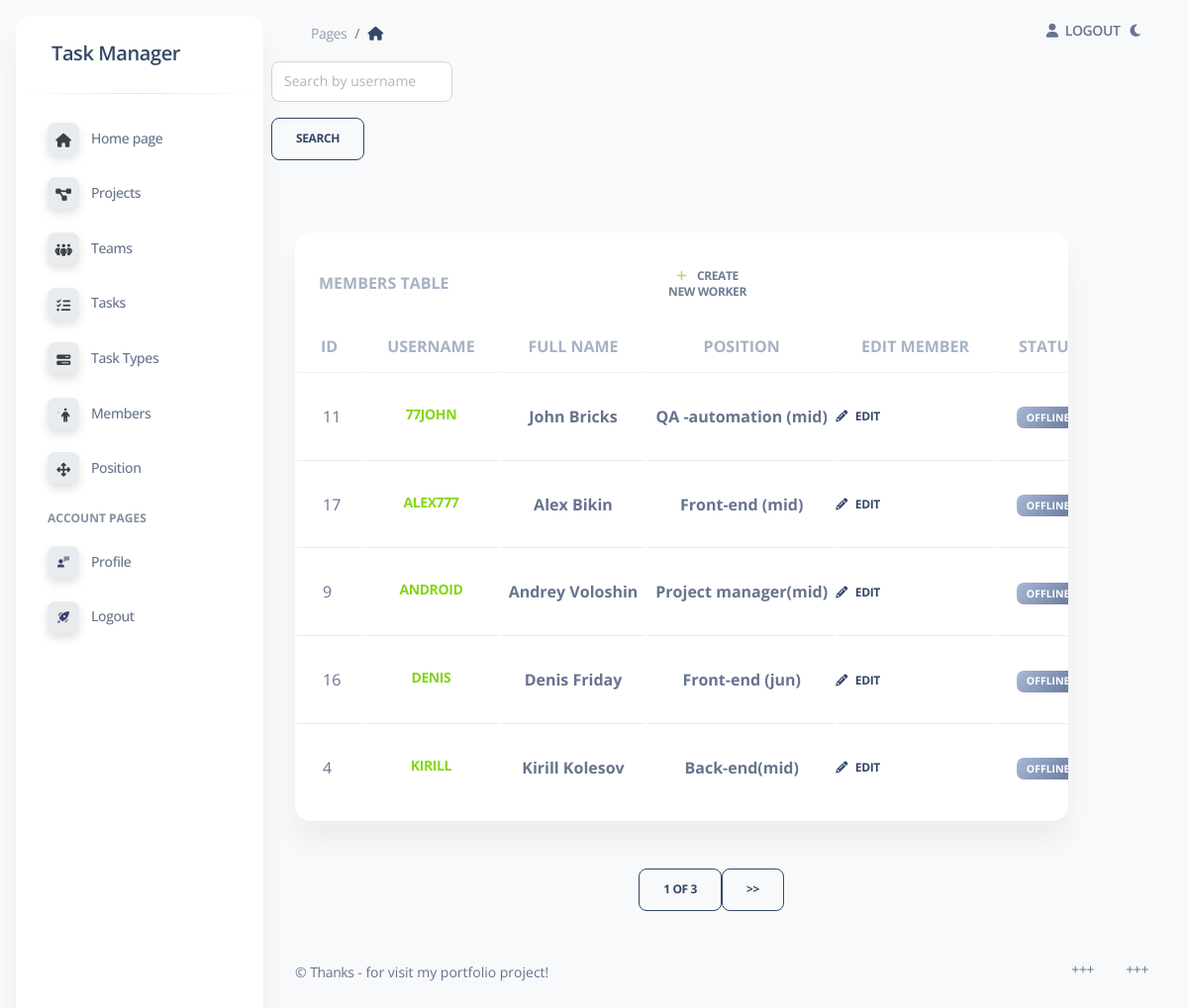
/task_manager/workers/ (signed in), run on the app's committed database.
### task_manager/models.py (models this page shows, shortened)
class Worker(AbstractUser):
    position = models.ForeignKey(
        Position,
        on_delete=models.CASCADE,
        related_name="workers",
        null=True,
    )
    class Meta:
        ordering = ["username"]
        verbose_name = "Worker"
        verbose_name_plural = "Workers"
    def get_absolute_url(self):
        return reverse("task_manager:worker-detail", args=[str(self.id)])

class Position(models.Model):
    name = models.CharField(max_length=70)
    class Meta:
        ordering = ["name"]
        constraints = [
            UniqueConstraint(
                name="unique_position_name", fields=["name"]
            )
        ]

### task_manager/views.py (the view)
class WorkerListView(LoginRequiredMixin, generic.ListView):
    model = Worker
    context_object_name = "worker_list"
    queryset = Worker.objects.all().select_related("position")
    paginate_by = 5
    def get_context_data(self, *, object_list=None, **kwargs) -> None:
        context = super(WorkerListView, self).get_context_data(**kwargs)
        username = self.request.GET.get("username", "")
        context["worker_search_form"] = WorkerSearchForm(
            initial={"username": username}
        )
        return context
    def get_queryset(self) -> queryset:
        form = WorkerSearchForm(self.request.GET)
        if form.is_valid():
            return self.queryset.filter(
                username__icontains=form.cleaned_data["username"]
            )
        return self.queryset

### task_manager/forms.py
class WorkerSearchForm(forms.Form):
    username = forms.CharField(
        max_length=70,
        required=False,
        label="",
        widget=forms.TextInput(
            attrs={
                "placeholder": "Search by username"
            }
        )
    )

### task_manager/context_processors.py (called while the page is built)
def cfg_assets_root(request):
    return {"ASSETS_ROOT": settings.ASSETS_ROOT}

### task_manager/templatetags/query_transform.py (called while the page is built)
@register.simple_tag
def query_transform(request, **kwargs):
    updated = request.GET.copy()
    for key, value in kwargs.items():
        if value is not None:
            updated[key] = value
        else:
            updated.pop(key, 0)
    return updated. urlencode()

### templates/task_manager/worker_list.html (shortened to what this page needs)
{% extends "base.html" %}
{% load crispy_forms_tags %}
{% load crispy_forms_filters %}
{% block content %}
  <div class="input-group">
    <form class="form-row" action="" method="GET">
      {{ worker_search_form | crispy }}
      <input class="btn btn-outline-dark" type="submit" value="Search">
    </form>
  </div>
  <hr>
    <div class="container-fluid py-4">
      <div class="row col-12">
        <div class="col-11">
          <div class="card mb-4">
            <div class="card-header pb-0">
              <h6 class="text-uppercase text-secondary text-xl font-weight-bolder opacity-7">
                Members table<a class="col-xl-2 btn btn-link text-dark px-3 mb-0" style="margin-left: 200px;" href="{% url 'task_manager:worker-create' %}">
              <i class="fas fa-plus text-success me-2" aria-hidden="true"></i>
                <strong>Create new Worker</strong></a></h6>
            </div>
            <div class="card-body px-0 pt-0 pb-2">
              <div class="table-responsive p-0">
                <table class="table align-items-center mb-0">
                  {% if worker_list %}
                  <thead>
                    <tr>
                      <th class="text-uppercase text-secondary text-xl font-weight-bolder opacity-7">id</th>
                      <th class="text-uppercase text-secondary text-xl font-weight-bolder opacity-7" style="text-align: center">Username</th>
                      <th class="text-uppercase text-secondary text-xl font-weight-bolder opacity-7" style="text-align: center">Full Name</th>
                      <th class="text-uppercase text-secondary text-xl font-weight-bolder opacity-7" style="text-align: center">Position</th>
                      <th class="text-uppercase text-secondary text-xl font-weight-bolder opacity-7" style="text-align: left">Edit Member</th>
                      <th class="text-center text-uppercase text-secondary text-xl font-weight-bolder opacity-7">Status</th>
                    </tr>
                  </thead>
                  <tbody>
                  {% for worker in worker_list %}
                    <tr>
                      <td>
                        <div class="d-flex px-2 py-1">
                          <div class="d-flex flex-column justify-content-center" style="margin-left: 10px">
                            {{ worker.id }}
                          </div>
                        </div>
                      </td>
                      <td>
                         <a class="btn btn-link text-bg-success text-gradient container-fluid" style="margin-top: 10px" href="{{ worker.get_absolute_url }}">
                           <span style="font-size: 14px">{{ worker.username }}{% if user == worker %}</span> (Me) {% endif %}</a>
                      </td>
                      <td style="text-align: center;">
                         <span class="font-weight-bolder">{{ worker.first_name }} {{ worker.last_name }}</span>
                      </td>
                      <td style="text-align: center;">
                         <span class="font-weight-bolder">{{ worker.position.name }}</span>
                      </td>
                      <td class="align-middle">
                        <div class="col-lg-5 col-4 my-auto text-end">
                          <div class="dropdown float-lg-end pe-2 ">
                            <a class="btn btn-link text-dark px-3 mb-0 edit" id="dropdownTable" data-bs-toggle="dropdown" aria-expanded="false">
                              <i class="fas fa-pencil-alt text-dark me-2" style="margin: 0" aria-hidden="true"></i>Edit
                            </a>
                          </div>
                        </div>
                      </td>
                      {% if user == worker %}
                      <td class="align-middle text-center text-sm">
                        <span class="badge badge-sm bg-gradient-success">Online</span>
                      </td>
                        {% else %}
                      <td class="align-middle text-center text-sm">
                        <span class="badge badge-sm bg-gradient-secondary">Offline</span>
                      </td>
                      {% endif %}
                    </tr>
                  {% endfor %}
                  </tbody>
                  {% else %}
                    <p style="text-align: center; color: mediumspringgreen">There are no worker in the service.</p>
                  {% endif %}
                </table>
              </div>
            </div>
          </div>
        </div>
      </div>
    </div>
{% endblock content %}

### static/assets/css/dark-theme-core.css (style rules this page uses)
body { transition: background-color 200ms ease-in; }

### data on the page
Worker: id "11", username "77JOHN", first_name "John", last_name "Bricks", position.name "QA -automation (mid)", shows "OFFLINE"
Worker: id "17", username "ALEX777", first_name "Alex", last_name "Bikin", position.name "Front-end (mid)", shows "OFFLINE"
Worker: id "9", username "ANDROID", first_name "Andrey", last_name "Voloshin", position.name "Project manager(mid)", shows "OFFLINE"
Worker: id "16", username "DENIS", first_name "Denis", last_name "Friday", position.name "Front-end (jun)", shows "OFFLINE"
Worker: id "4", username "KIRILL", first_name "Kirill", last_name "Kolesov", position.name "Back-end(mid)", shows "OFFLINE"

### other printed values
{{ page_obj.number }} "1"
{{ paginator.num_pages }} "3"
